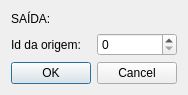
<?xml version="1.0" encoding="UTF-8"?>
<ui version="4.0">
 <class>ModificarSaida</class>
 <widget class="QDialog" name="ModificarSaida">
  <property name="geometry">
   <rect>
    <x>0</x>
    <y>0</y>
    <width>174</width>
    <height>95</height>
   </rect>
  </property>
  <property name="windowTitle">
   <string>Dialog</string>
  </property>
  <layout class="QVBoxLayout" name="verticalLayout">
   <item>
    <layout class="QGridLayout" name="gridLayout">
     <item row="0" column="0">
      <widget class="QLabel" name="labelSaida">
       <property name="text">
        <string>SAÍDA:</string>
       </property>
      </widget>
     </item>
     <item row="0" column="1">
      <widget class="QLabel" name="labelIdSaida">
       <property name="text">
        <string/>
       </property>
      </widget>
     </item>
     <item row="1" column="0">
      <widget class="QLabel" name="labelOrigemSaida">
       <property name="text">
        <string>Id da origem:</string>
       </property>
      </widget>
     </item>
     <item row="1" column="1">
      <widget class="QSpinBox" name="spinOrigemSaida"/>
     </item>
    </layout>
   </item>
   <item>
    <widget class="QDialogButtonBox" name="buttonBox">
     <property name="orientation">
      <enum>Qt::Horizontal</enum>
     </property>
     <property name="standardButtons">
      <set>QDialogButtonBox::Cancel|QDialogButtonBox::Ok</set>
     </property>
     <property name="centerButtons">
      <bool>true</bool>
     </property>
    </widget>
   </item>
  </layout>
 </widget>
 <resources/>
 <connections>
  <connection>
   <sender>buttonBox</sender>
   <signal>accepted()</signal>
   <receiver>ModificarSaida</receiver>
   <slot>accept()</slot>
   <hints>
    <hint type="sourcelabel">
     <x>248</x>
     <y>254</y>
    </hint>
    <hint type="destinationlabel">
     <x>157</x>
     <y>274</y>
    </hint>
   </hints>
  </connection>
  <connection>
   <sender>buttonBox</sender>
   <signal>rejected()</signal>
   <receiver>ModificarSaida</receiver>
   <slot>reject()</slot>
   <hints>
    <hint type="sourcelabel">
     <x>316</x>
     <y>260</y>
    </hint>
    <hint type="destinationlabel">
     <x>286</x>
     <y>274</y>
    </hint>
   </hints>
  </connection>
 </connections>
</ui>
